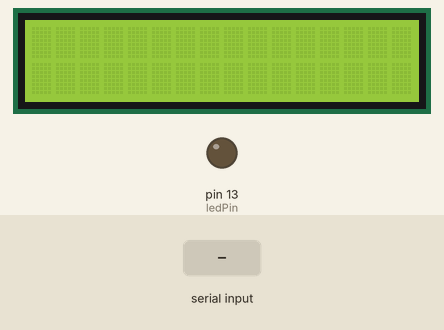
This sketch was run on a simulated Arduino Mega 2560, built with avr-gcc and run on an emulated ATmega2560. Parts: 16×2 character LCD, output pins drawn as LEDs (lit = HIGH). The test bench sets the inputs (shaded band).

Above: at 1.2 s.
1.3 s: "ON\n" received over Serial
At 2.2 s:
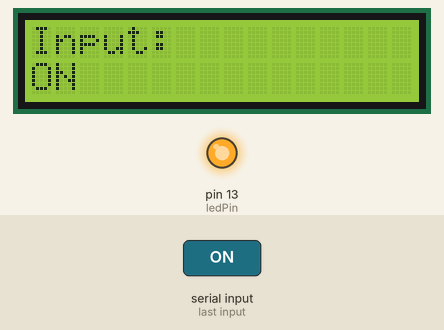
2.8 s: "OFF\n" received over Serial
At 3.4 s:
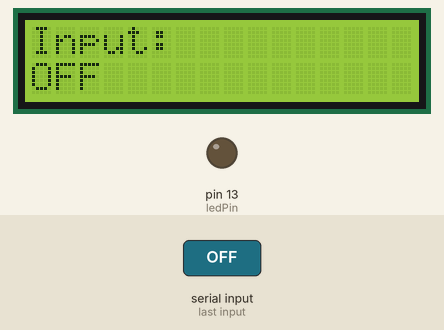
4.3 s: "1\n" received over Serial
At 5.7 s:
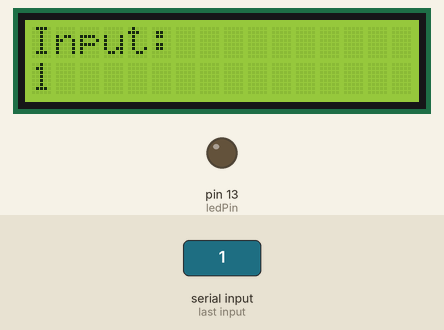
Timing chart, 0 to 7.3 s (numbered marks = the images above; inputs shaded):
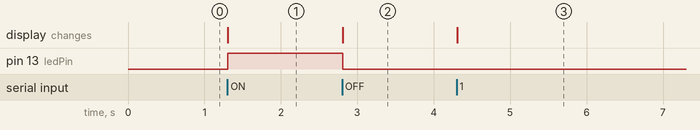

The sketch:

LCDinput.ino
```cpp
#include <LiquidCrystal.h>

LiquidCrystal lcd(2, 4, 5, 19, 21, 22);
int ledPin = 13;

void setup()
{
    lcd.begin(16, 2);
    pinMode(ledPin, OUTPUT);
    Serial.begin(9600);
}

void loop()
{
    if (Serial.available() > 0) {
        String x = Serial.readStringUntil('\n');
        lcd.clear();
        lcd.setCursor(0, 0);
        lcd.print("Input: ");
        lcd.setCursor(0, 1);
        lcd.print(x);
        if (x=="ON"){
            digitalWrite(ledPin, HIGH);
        } else if (x=="OFF") {
            digitalWrite(ledPin, LOW);
        }
    }
}
```

Measured:
- after the input at 1.3 s, pin 13 (ledPin): LOW → HIGH at once; the display: changes at once (image 1)
- after the input at 2.8 s, pin 13 (ledPin): HIGH → LOW at once; the display: changes at once (image 2)
- after the input at 4.3 s, the display: changes at once (image 3)
